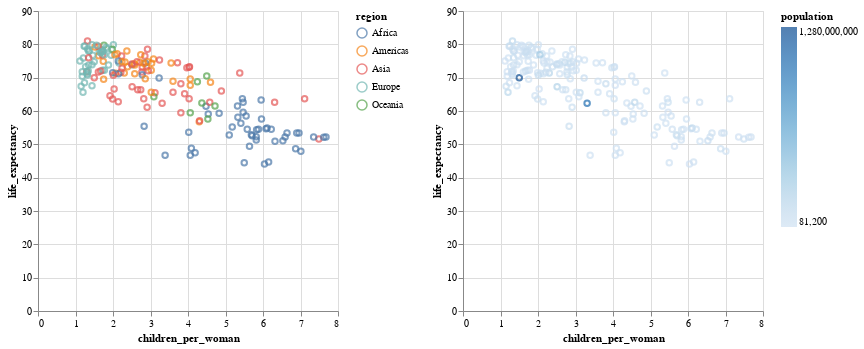

The code cell stored with this chart in its notebook:
### Code cell
nominal_color = alt.Chart(data2000).mark_point().encode(
    x='children_per_woman:Q',
    y='life_expectancy:Q',
    color='region:N'  # Color represents region membership
)
# Color with quantitative data
quantitative_color = alt.Chart(data2000).mark_point().encode(
    x='children_per_woman:Q',
    y='life_expectancy:Q',
    color='population:Q'  # Color intensity represents population
)

nominal_color | quantitative_color

### Figure 1 — Vega-Lite specification as saved in the notebook (floating-point values rounded to 4 significant figures; data arrays with more than 128 entries replaced by an {"elided": "..."} marker saying what was removed)
{"config": {"view": {"continuousWidth": 300, "continuousHeight": 300}}, "hconcat": [{"mark": {"type": "point"}, "encoding": {"color": {"field": "region", "type": "nominal"}, "x": {"field": "children_per_woman", "type": "quantitative"}, "y": {"field": "life_expectancy", "type": "quantitative"}}}, {"mark": {"type": "point"}, "encoding": {"color": {"field": "population", "type": "quantitative"}, "x": {"field": "children_per_woman", "type": "quantitative"}, "y": {"field": "life_expectancy", "type": "quantitative"}}}], "data": {"name": "data-4df4e1ffbcd2b5b282b2ea5618688686"}, "$schema": "https://vega.github.io/schema/vega-lite/v5.20.1.json", "datasets": {"data-4df4e1ffbcd2b5b282b2ea5618688686": {"elided": "178 records"}}}
